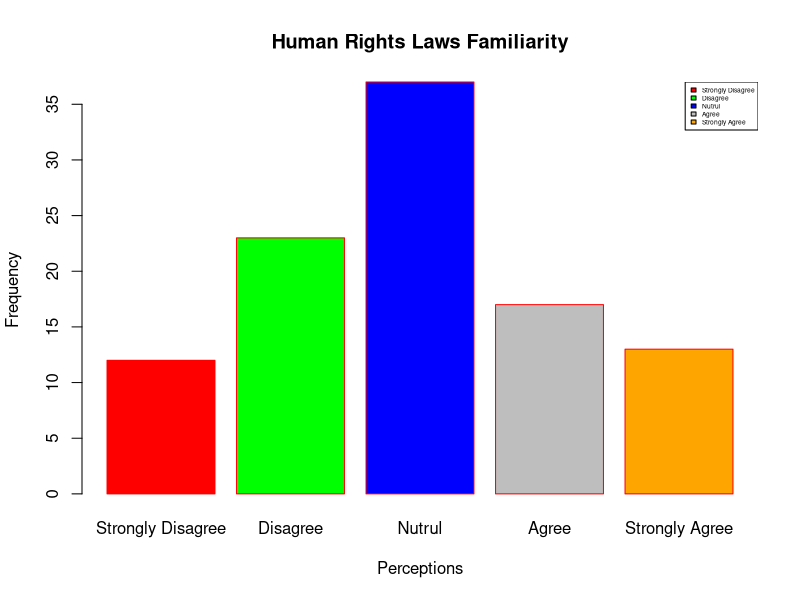

R code for this plot:
h <- c(12, 23, 37, 17, 13)
m <- c("Strongly Disagree", "Disagree", "Nutrul", "Agree", "Strongly Agree")

barplot(h, xlab = "Perceptions", ylab = "Frequency", main = "Human Rights Laws Familiarity",
        names.arg = m, border = "red", col = c('red', 'green', 'blue', 'gray', 'orange'))
legend("topright", m, cex = 0.4, fill = c('red', 'green', 'blue', 'gray', 'orange'))
